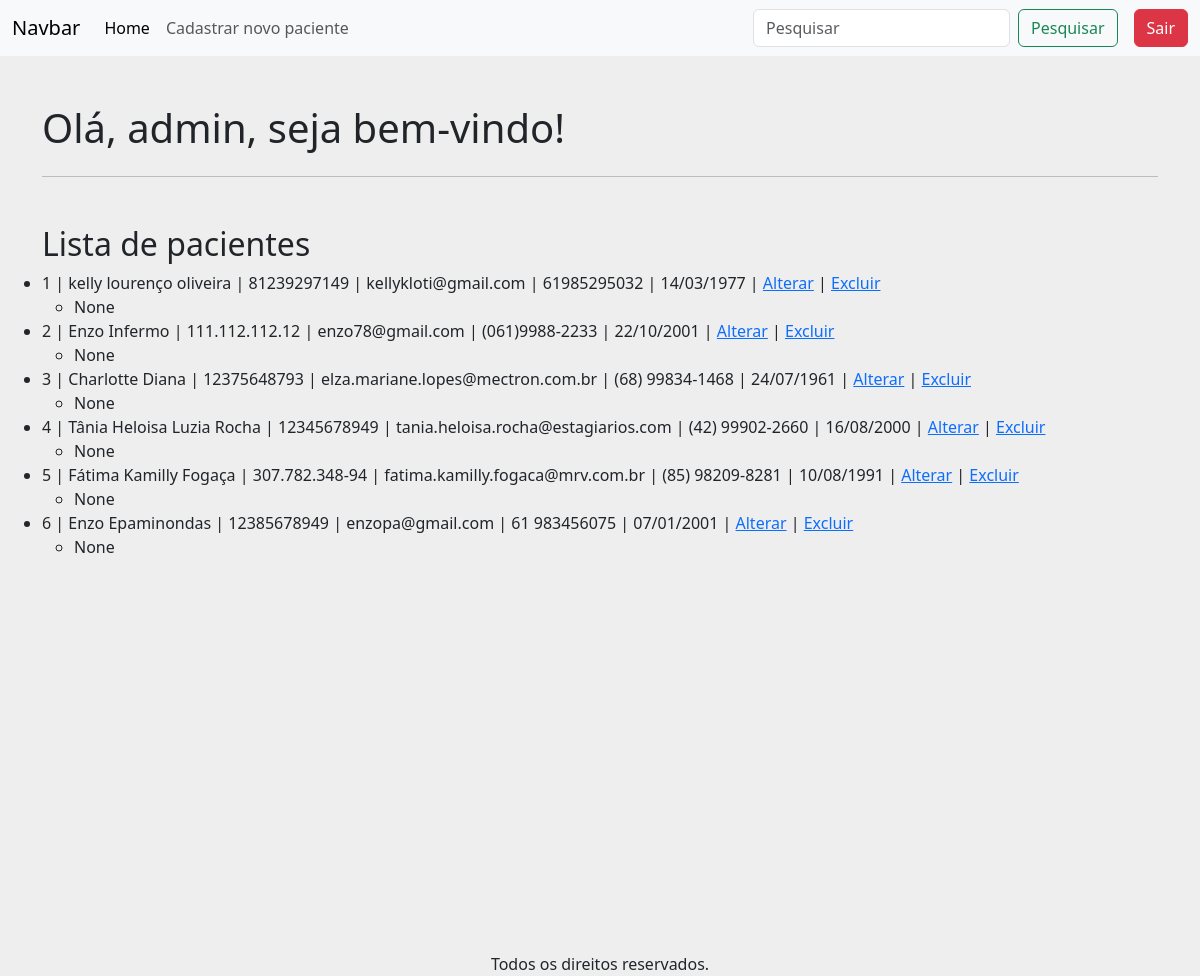
The app's page / (signed in) with its own data.
### apps/crud/models.py (models this page shows, shortened)
class Paciente(models.Model):
    codigo_paciente = models.AutoField(primary_key=True)
    nome = models.CharField(null=False, blank=False)
    cpf = models.CharField(max_length=14, unique=True, null=False, blank=False)
    email = models.EmailField(unique=True, null=False, blank=False)
    telefone = models.CharField(max_length=15, null=False, blank=False)
    data_nascimento = models.DateField(null=False, blank=False)
    sintomas = models.TextField(null=True, blank=True)

### apps/crud/views.py (the view)
# urls.py: path('', views.index, name='index'),
@login_required
def index(request):
    pacientes = Paciente.objects.all()
    return render(request, "index.html", {'pacientes':pacientes})

### apps/crud/templates/index.html (shortened to what this page needs)
{% extends 'base-crud.html' %}
{% block content %}
    <div class="row mt-5">
        <h1>Olá, {{ user.username }}, seja bem-vindo!</h1>
    </div>
    <hr>
    <div class="row mt-5">
        <h2>Lista de pacientes</h2>
        <ul>
            {% for paciente in pacientes %}
                <li>
                    {{ paciente.codigo_paciente }} |
                    {{ paciente.nome }} |
                    {{ paciente.cpf }} |
                    {{ paciente.email }} |
                    {{ paciente.telefone }} |
                    {{ paciente.data_nascimento|date:"d/m/Y" }} |
                    <a href="{% url 'alterar_paciente' paciente.codigo_paciente %}">Alterar</a> |
                    <a href="{% url 'excluir_paciente' paciente.codigo_paciente %}">Excluir</a>
                    <ul>
                        <li>
                            {{ paciente.sintomas }}
                        </li>
                    </ul>
                </li>
            {% empty %}
                <li>Nenhum paciente cadastrado.</li>
            {% endfor %}
        </ul>
    </div>
{% endblock %}

### records on screen
Paciente: codigo_paciente "1", nome "kelly lourenço oliveira", cpf "81239297149", email "kellykloti@gmail.com", telefone "61985295032", data_nascimento "14/03/1977", sintomas "None"
Paciente: codigo_paciente "2", nome "Enzo Infermo", cpf "111.112.112.12", email "enzo78@gmail.com", telefone "(061)9988-2233", data_nascimento "22/10/2001", sintomas "None"
Paciente: codigo_paciente "3", nome "Charlotte Diana", cpf "12375648793", email "elza.mariane.lopes@mectron.com.br", telefone "(68) 99834-1468", data_nascimento "24/07/1961", sintomas "None"
Paciente: codigo_paciente "4", nome "Tânia Heloisa Luzia Rocha", cpf "12345678949", email "tania.heloisa.rocha@estagiarios.com", telefone "(42) 99902-2660", data_nascimento "16/08/2000", sintomas "None"
Paciente: codigo_paciente "5", nome "Fátima Kamilly Fogaça", cpf "307.782.348-94", email "fatima.kamilly.fogaca@mrv.com.br", telefone "(85) 98209-8281", data_nascimento "10/08/1991", sintomas "None"
Paciente: codigo_paciente "6", nome "Enzo Epaminondas", cpf "12385678949", email "enzopa@gmail.com", telefone "61 983456075", data_nascimento "07/01/2001", sintomas "None"

### other values on screen
{{ user.username }} "admin"
